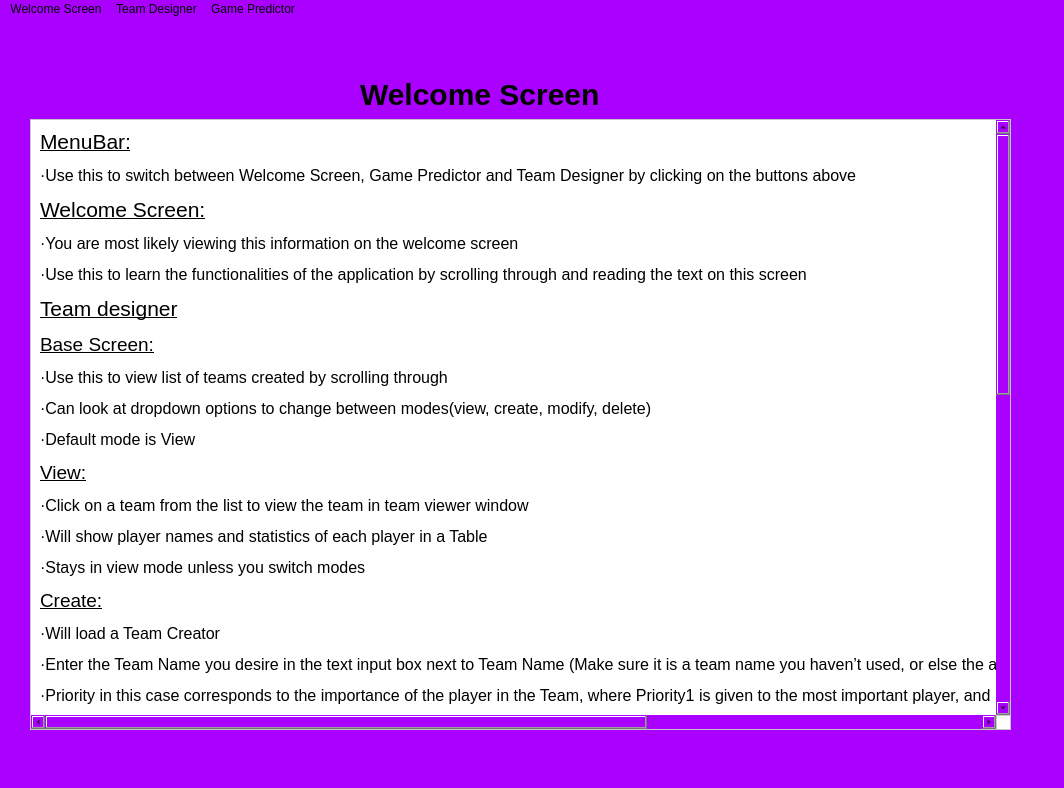
<?xml version="1.0" encoding="UTF-8"?>
<ui version="4.0">
 <class>WelcomePage</class>
 <widget class="QMainWindow" name="WelcomePage">
  <property name="geometry">
   <rect>
    <x>0</x>
    <y>0</y>
    <width>1064</width>
    <height>788</height>
   </rect>
  </property>
  <property name="sizePolicy">
   <sizepolicy hsizetype="MinimumExpanding" vsizetype="Minimum">
    <horstretch>0</horstretch>
    <verstretch>0</verstretch>
   </sizepolicy>
  </property>
  <property name="windowTitle">
   <string>MainWindow</string>
  </property>
  <property name="styleSheet">
   <string notr="true">background-color: rgb(170, 0, 255);</string>
  </property>
  <widget class="QWidget" name="centralwidget">
   <widget class="QLabel" name="Title">
    <property name="geometry">
     <rect>
      <x>360</x>
      <y>40</y>
      <width>361</width>
      <height>71</height>
     </rect>
    </property>
    <property name="styleSheet">
     <string notr="true">font: bold 30px;
set_underline: true;</string>
    </property>
    <property name="text">
     <string>Welcome Screen</string>
    </property>
   </widget>
   <widget class="QScrollArea" name="scrollArea">
    <property name="geometry">
     <rect>
      <x>30</x>
      <y>100</y>
      <width>981</width>
      <height>611</height>
     </rect>
    </property>
    <property name="sizePolicy">
     <sizepolicy hsizetype="Preferred" vsizetype="Preferred">
      <horstretch>0</horstretch>
      <verstretch>0</verstretch>
     </sizepolicy>
    </property>
    <property name="styleSheet">
     <string notr="true">background-color : rgb(255, 255, 255);</string>
    </property>
    <property name="verticalScrollBarPolicy">
     <enum>Qt::ScrollBarAlwaysOn</enum>
    </property>
    <property name="horizontalScrollBarPolicy">
     <enum>Qt::ScrollBarAlwaysOn</enum>
    </property>
    <property name="widgetResizable">
     <bool>true</bool>
    </property>
    <widget class="QWidget" name="scrollAreaWidgetContents">
     <property name="geometry">
      <rect>
       <x>0</x>
       <y>0</y>
       <width>1928</width>
       <height>1506</height>
      </rect>
     </property>
     <layout class="QVBoxLayout" name="verticalLayout">
      <item>
       <widget class="QLabel" name="label">
        <property name="sizePolicy">
         <sizepolicy hsizetype="Fixed" vsizetype="Fixed">
          <horstretch>0</horstretch>
          <verstretch>0</verstretch>
         </sizepolicy>
        </property>
        <property name="text">
         <string>&lt;html&gt;&lt;head/&gt;&lt;body&gt;&lt;p&gt;&lt;span style=&quot; font-size:16pt; text-decoration: underline;&quot;&gt;MenuBar:&lt;/span&gt;&lt;/p&gt;&lt;p&gt;&lt;span style=&quot; font-family:'Symbol'; font-size:12pt;&quot;&gt;·&lt;/span&gt;&lt;span style=&quot; font-family:'Times New Roman'; font-size:7pt;&quot;/&gt;&lt;span style=&quot; font-size:12pt;&quot;&gt;Use this to switch between Welcome Screen, Game Predictor and Team Designer by clicking on the buttons above&lt;/span&gt;&lt;/p&gt;&lt;p&gt;&lt;span style=&quot; font-size:16pt; text-decoration: underline;&quot;&gt;Welcome Screen:&lt;/span&gt;&lt;/p&gt;&lt;p&gt;&lt;span style=&quot; font-family:'Symbol'; font-size:12pt;&quot;&gt;·&lt;/span&gt;&lt;span style=&quot; font-family:'Times New Roman'; font-size:7pt;&quot;/&gt;&lt;span style=&quot; font-size:12pt;&quot;&gt;You are most likely viewing this information on the welcome screen&lt;/span&gt;&lt;/p&gt;&lt;p&gt;&lt;span style=&quot; font-family:'Symbol'; font-size:12pt;&quot;&gt;·&lt;/span&gt;&lt;span style=&quot; font-family:'Times New Roman'; font-size:7pt;&quot;/&gt;&lt;span style=&quot; font-size:12pt;&quot;&gt;Use this to learn the functionalities of the application by scrolling through and reading the text on this screen&lt;/span&gt;&lt;/p&gt;&lt;p&gt;&lt;span style=&quot; font-size:12pt;&quot;/&gt;&lt;/p&gt;&lt;p&gt;&lt;span style=&quot; font-size:16pt; text-decoration: underline;&quot;&gt;Team designer&lt;/span&gt;&lt;/p&gt;&lt;p&gt;&lt;span style=&quot; font-size:14pt; text-decoration: underline;&quot;&gt;Base Screen:&lt;/span&gt;&lt;/p&gt;&lt;p&gt;&lt;span style=&quot; font-family:'Symbol'; font-size:12pt;&quot;&gt;·&lt;/span&gt;&lt;span style=&quot; font-family:'Times New Roman'; font-size:7pt;&quot;/&gt;&lt;span style=&quot; font-size:12pt;&quot;&gt;Use this to view list of teams created by scrolling through&lt;/span&gt;&lt;/p&gt;&lt;p&gt;&lt;span style=&quot; font-family:'Symbol'; font-size:12pt;&quot;&gt;·&lt;/span&gt;&lt;span style=&quot; font-family:'Times New Roman'; font-size:7pt;&quot;/&gt;&lt;span style=&quot; font-size:12pt;&quot;&gt;Can look at dropdown options to change between modes(view, create, modify, delete)&lt;/span&gt;&lt;/p&gt;&lt;p&gt;&lt;span style=&quot; font-family:'Symbol'; font-size:12pt;&quot;&gt;·&lt;/span&gt;&lt;span style=&quot; font-family:'Times New Roman'; font-size:7pt;&quot;/&gt;&lt;span style=&quot; font-size:12pt;&quot;&gt;Default mode is View&lt;/span&gt;&lt;/p&gt;&lt;p&gt;&lt;span style=&quot; font-size:14pt; text-decoration: underline;&quot;&gt;View:&lt;/span&gt;&lt;/p&gt;&lt;p&gt;&lt;span style=&quot; font-family:'Symbol'; font-size:12pt;&quot;&gt;·&lt;/span&gt;&lt;span style=&quot; font-family:'Times New Roman'; font-size:7pt;&quot;/&gt;&lt;span style=&quot; font-size:12pt;&quot;&gt;Click on a team from the list to view the team in team viewer window&lt;/span&gt;&lt;/p&gt;&lt;p&gt;&lt;span style=&quot; font-family:'Symbol'; font-size:12pt;&quot;&gt;·&lt;/span&gt;&lt;span style=&quot; font-family:'Times New Roman'; font-size:7pt;&quot;/&gt;&lt;span style=&quot; font-size:12pt;&quot;&gt;Will show player names and statistics of each player in a Table&lt;/span&gt;&lt;/p&gt;&lt;p&gt;&lt;span style=&quot; font-family:'Symbol'; font-size:12pt;&quot;&gt;·&lt;/span&gt;&lt;span style=&quot; font-family:'Times New Roman'; font-size:7pt;&quot;/&gt;&lt;span style=&quot; font-size:12pt;&quot;&gt;Stays in view mode unless you switch modes&lt;/span&gt;&lt;/p&gt;&lt;p&gt;&lt;span style=&quot; font-size:14pt; text-decoration: underline;&quot;&gt;Create:&lt;/span&gt;&lt;/p&gt;&lt;p&gt;&lt;span style=&quot; font-family:'Symbol'; font-size:12pt;&quot;&gt;·&lt;/span&gt;&lt;span style=&quot; font-family:'Times New Roman'; font-size:7pt;&quot;/&gt;&lt;span style=&quot; font-size:12pt;&quot;&gt;Will load a Team Creator&lt;/span&gt;&lt;/p&gt;&lt;p&gt;&lt;span style=&quot; font-family:'Symbol'; font-size:12pt;&quot;&gt;·&lt;/span&gt;&lt;span style=&quot; font-family:'Times New Roman'; font-size:7pt;&quot;/&gt;&lt;span style=&quot; font-size:12pt;&quot;&gt;Enter the Team Name you desire in the text input box next to Team Name (Make sure it is a team name you haven’t used, or else the application will not create the team)&lt;/span&gt;&lt;/p&gt;&lt;p&gt;&lt;span style=&quot; font-family:'Symbol'; font-size:12pt;&quot;&gt;·&lt;/span&gt;&lt;span style=&quot; font-family:'Times New Roman'; font-size:7pt;&quot;/&gt;&lt;span style=&quot; font-size:12pt;&quot;&gt;Priority in this case corresponds to the importance of the player in the Team, where Priority1 is given to the most important player, and Priority5 is given to the least important player.&lt;/span&gt;&lt;/p&gt;&lt;p&gt;&lt;span style=&quot; font-family:'Symbol'; font-size:12pt;&quot;&gt;·&lt;/span&gt;&lt;span style=&quot; font-family:'Times New Roman'; font-size:7pt;&quot;/&gt;&lt;span style=&quot; font-size:12pt;&quot;&gt;To enter a player into a priority, you enter some text into the text input box next to the priority level, and then options will appear from a dropdown box with suggested players, which you can click and select from&lt;/span&gt;&lt;/p&gt;&lt;p&gt;&lt;span style=&quot; font-family:'Symbol'; font-size:12pt;&quot;&gt;·&lt;/span&gt;&lt;span style=&quot; font-family:'Times New Roman'; font-size:7pt;&quot;/&gt;&lt;span style=&quot; font-size:12pt;&quot;&gt;Must enter players into all 5 priorities if you want to successfully create the team&lt;/span&gt;&lt;/p&gt;&lt;p&gt;&lt;span style=&quot; font-family:'Symbol'; font-size:12pt;&quot;&gt;·&lt;/span&gt;&lt;span style=&quot; font-family:'Times New Roman'; font-size:7pt;&quot;/&gt;&lt;span style=&quot; font-size:12pt;&quot;&gt;Will be prompted to make sure you want to leave without saving if you leave before creating the team&lt;/span&gt;&lt;/p&gt;&lt;p&gt;&lt;span style=&quot; font-family:'Symbol'; font-size:12pt;&quot;&gt;·&lt;/span&gt;&lt;span style=&quot; font-family:'Times New Roman'; font-size:7pt;&quot;/&gt;&lt;span style=&quot; font-size:12pt;&quot;&gt;Click save to finish creating the team.&lt;/span&gt;&lt;/p&gt;&lt;p&gt;&lt;span style=&quot; font-family:'Symbol'; font-size:12pt;&quot;&gt;·&lt;/span&gt;&lt;span style=&quot; font-family:'Times New Roman'; font-size:7pt;&quot;/&gt;&lt;span style=&quot; font-size:12pt;&quot;&gt;Switches back to View Mode Once you have exited the Team Creator&lt;/span&gt;&lt;/p&gt;&lt;p&gt;&lt;span style=&quot; font-size:14pt; text-decoration: underline;&quot;&gt;Modify:&lt;/span&gt;&lt;/p&gt;&lt;p&gt;&lt;span style=&quot; font-family:'Symbol'; font-size:12pt;&quot;&gt;·&lt;/span&gt;&lt;span style=&quot; font-family:'Times New Roman'; font-size:7pt;&quot;/&gt;&lt;span style=&quot; font-size:12pt;&quot;&gt;Loads Team Modifier&lt;/span&gt;&lt;/p&gt;&lt;p&gt;&lt;span style=&quot; font-family:'Symbol'; font-size:12pt;&quot;&gt;·&lt;/span&gt;&lt;span style=&quot; font-family:'Times New Roman'; font-size:7pt;&quot;/&gt;&lt;span style=&quot; font-size:12pt;&quot;&gt;Can re-enter the team name in the same space used to enter team name when creating the team&lt;/span&gt;&lt;/p&gt;&lt;p&gt;&lt;span style=&quot; font-family:'Symbol'; font-size:12pt;&quot;&gt;·&lt;/span&gt;&lt;span style=&quot; font-family:'Times New Roman'; font-size:7pt;&quot;/&gt;&lt;span style=&quot; font-size:12pt;&quot;&gt;Can re-enter different players for each priority using the same method as when creating the team&lt;/span&gt;&lt;/p&gt;&lt;p&gt;&lt;span style=&quot; font-family:'Symbol'; font-size:12pt;&quot;&gt;·&lt;/span&gt;&lt;span style=&quot; font-family:'Times New Roman'; font-size:7pt;&quot;/&gt;&lt;span style=&quot; font-size:12pt;&quot;&gt;Must click ‘save’ button to ensure that these changes are saved to the database&lt;/span&gt;&lt;/p&gt;&lt;p&gt;&lt;span style=&quot; font-family:'Symbol'; font-size:12pt;&quot;&gt;·&lt;/span&gt;&lt;span style=&quot; font-family:'Times New Roman'; font-size:7pt;&quot;/&gt;&lt;span style=&quot; font-size:12pt;&quot;&gt;Will be prompted to make sure you want to leave without saving if you leave before modifying the team&lt;/span&gt;&lt;/p&gt;&lt;p&gt;&lt;span style=&quot; font-family:'Symbol'; font-size:12pt;&quot;&gt;·&lt;/span&gt;&lt;span style=&quot; font-family:'Times New Roman'; font-size:7pt;&quot;/&gt;&lt;span style=&quot; font-size:12pt;&quot;&gt;Switches back to View Mode once you exit the Team Modifier&lt;/span&gt;&lt;/p&gt;&lt;p&gt;&lt;span style=&quot; font-size:14pt; text-decoration: underline;&quot;&gt;Delete:&lt;/span&gt;&lt;/p&gt;&lt;p&gt;&lt;span style=&quot; font-family:'Symbol'; font-size:12pt;&quot;&gt;·&lt;/span&gt;&lt;span style=&quot; font-family:'Times New Roman'; font-size:7pt;&quot;/&gt;&lt;span style=&quot; font-size:12pt;&quot;&gt;Click on a team, from list of teams in team designer, that you would like to delete&lt;/span&gt;&lt;/p&gt;&lt;p&gt;&lt;span style=&quot; font-family:'Symbol'; font-size:12pt;&quot;&gt;·&lt;/span&gt;&lt;span style=&quot; font-family:'Times New Roman'; font-size:7pt;&quot;/&gt;&lt;span style=&quot; font-size:12pt;&quot;&gt;Will be asked to confirm choice, where you click yes to delete team, or no to cancel the deletion&lt;/span&gt;&lt;/p&gt;&lt;p&gt;&lt;span style=&quot; font-family:'Symbol'; font-size:12pt;&quot;&gt;·&lt;/span&gt;&lt;span style=&quot; font-family:'Times New Roman'; font-size:7pt;&quot;/&gt;&lt;span style=&quot; font-size:12pt;&quot;&gt;Stays in Delete Mode unless you switch modes.&lt;/span&gt;&lt;/p&gt;&lt;p&gt;&lt;span style=&quot; font-size:16pt; text-decoration: underline;&quot;&gt;Game Predictor:&lt;/span&gt;&lt;/p&gt;&lt;p&gt;&lt;span style=&quot; font-family:'Symbol'; font-size:12pt;&quot;&gt;·&lt;/span&gt;&lt;span style=&quot; font-family:'Times New Roman'; font-size:7pt;&quot;/&gt;&lt;span style=&quot; font-size:12pt;&quot;&gt;Will enter a team each into team 1 and team 2&lt;/span&gt;&lt;/p&gt;&lt;p&gt;&lt;span style=&quot; font-family:'Symbol'; font-size:12pt;&quot;&gt;·&lt;/span&gt;&lt;span style=&quot; font-family:'Times New Roman'; font-size:7pt;&quot;/&gt;&lt;span style=&quot; font-size:12pt;&quot;&gt;You will enter a team by Scrolling through a list of the teams you designed, and picking a team to enter as team 1 or team 2&lt;/span&gt;&lt;/p&gt;&lt;p&gt;&lt;span style=&quot; font-family:'Symbol'; font-size:12pt;&quot;&gt;·&lt;/span&gt;&lt;span style=&quot; font-family:'Times New Roman'; font-size:7pt;&quot;/&gt;&lt;span style=&quot; font-size:12pt;&quot;&gt;Cannot predict unless you entered two teams&lt;/span&gt;&lt;/p&gt;&lt;p&gt;&lt;span style=&quot; font-family:'Symbol'; font-size:12pt;&quot;&gt;·&lt;/span&gt;&lt;span style=&quot; font-family:'Times New Roman'; font-size:7pt;&quot;/&gt;&lt;span style=&quot; font-size:12pt;&quot;&gt;Click on ‘Predict’ button to start prediction&lt;/span&gt;&lt;/p&gt;&lt;p&gt;&lt;span style=&quot; font-family:'Symbol'; font-size:12pt;&quot;&gt;·&lt;/span&gt;&lt;span style=&quot; font-family:'Times New Roman'; font-size:7pt;&quot;/&gt;&lt;span style=&quot; font-size:12pt;&quot;&gt;Output will be Text saying “Team 1 won”, “Team 2 won” or “Draw”&lt;/span&gt;&lt;/p&gt;&lt;/body&gt;&lt;/html&gt;</string>
        </property>
       </widget>
      </item>
     </layout>
    </widget>
   </widget>
  </widget>
  <widget class="QStatusBar" name="statusbar"/>
  <widget class="QMenuBar" name="menuBar">
   <property name="geometry">
    <rect>
     <x>0</x>
     <y>0</y>
     <width>1064</width>
     <height>26</height>
    </rect>
   </property>
   <property name="sizePolicy">
    <sizepolicy hsizetype="MinimumExpanding" vsizetype="Maximum">
     <horstretch>0</horstretch>
     <verstretch>0</verstretch>
    </sizepolicy>
   </property>
   <widget class="QMenu" name="MenuWelcome">
    <property name="title">
     <string>Welcome Screen</string>
    </property>
    <addaction name="separator"/>
   </widget>
   <widget class="QMenu" name="MenuTeamDesigner">
    <property name="title">
     <string>Team Designer</string>
    </property>
   </widget>
   <widget class="QMenu" name="MenuGamePredictor">
    <property name="title">
     <string>Game Predictor</string>
    </property>
   </widget>
   <addaction name="MenuWelcome"/>
   <addaction name="MenuTeamDesigner"/>
   <addaction name="MenuGamePredictor"/>
  </widget>
 </widget>
 <resources/>
 <connections/>
</ui>
